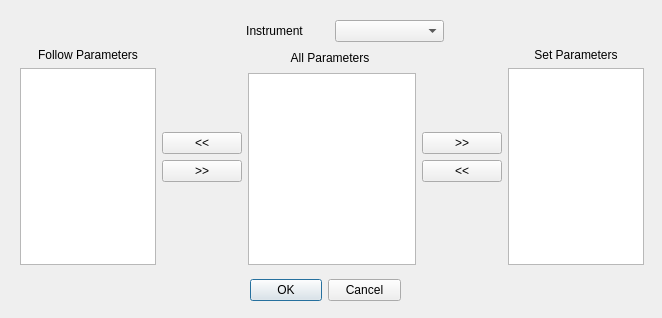
<?xml version="1.0" encoding="UTF-8"?>
<ui version="4.0">
 <class>editParameter</class>
 <widget class="QDialog" name="editParameter">
  <property name="geometry">
   <rect>
    <x>0</x>
    <y>0</y>
    <width>662</width>
    <height>318</height>
   </rect>
  </property>
  <property name="windowTitle">
   <string>Dialog</string>
  </property>
  <widget class="QDialogButtonBox" name="buttonBox">
   <property name="geometry">
    <rect>
     <x>250</x>
     <y>270</y>
     <width>151</width>
     <height>41</height>
    </rect>
   </property>
   <property name="orientation">
    <enum>Qt::Horizontal</enum>
   </property>
   <property name="standardButtons">
    <set>QDialogButtonBox::Cancel|QDialogButtonBox::Ok</set>
   </property>
  </widget>
  <widget class="QWidget" name="verticalLayoutWidget">
   <property name="geometry">
    <rect>
     <x>20</x>
     <y>20</y>
     <width>624</width>
     <height>245</height>
    </rect>
   </property>
   <layout class="QVBoxLayout" name="verticalLayout">
    <item>
     <layout class="QHBoxLayout" name="instrumentLayout">
      <item>
       <spacer name="horizontalSpacer">
        <property name="orientation">
         <enum>Qt::Horizontal</enum>
        </property>
        <property name="sizeType">
         <enum>QSizePolicy::Fixed</enum>
        </property>
        <property name="sizeHint" stdset="0">
         <size>
          <width>200</width>
          <height>20</height>
         </size>
        </property>
       </spacer>
      </item>
      <item>
       <widget class="QLabel" name="instrumentLabel">
        <property name="text">
         <string>Instrument</string>
        </property>
        <property name="alignment">
         <set>Qt::AlignCenter</set>
        </property>
       </widget>
      </item>
      <item>
       <widget class="QComboBox" name="instrumentBox"/>
      </item>
      <item>
       <spacer name="horizontalSpacer_2">
        <property name="orientation">
         <enum>Qt::Horizontal</enum>
        </property>
        <property name="sizeType">
         <enum>QSizePolicy::Fixed</enum>
        </property>
        <property name="sizeHint" stdset="0">
         <size>
          <width>200</width>
          <height>20</height>
         </size>
        </property>
       </spacer>
      </item>
     </layout>
    </item>
    <item>
     <layout class="QHBoxLayout" name="paramsLayout">
      <item>
       <layout class="QVBoxLayout" name="followParamsLayout">
        <item>
         <widget class="QLabel" name="followParamsLabel">
          <property name="text">
           <string>Follow Parameters</string>
          </property>
          <property name="alignment">
           <set>Qt::AlignCenter</set>
          </property>
         </widget>
        </item>
        <item>
         <widget class="QListWidget" name="followParamsWidget"/>
        </item>
       </layout>
      </item>
      <item>
       <layout class="QVBoxLayout" name="followButtonLayout">
        <property name="sizeConstraint">
         <enum>QLayout::SetDefaultConstraint</enum>
        </property>
        <item>
         <spacer name="topVerticalSpacer">
          <property name="orientation">
           <enum>Qt::Vertical</enum>
          </property>
          <property name="sizeHint" stdset="0">
           <size>
            <width>20</width>
            <height>40</height>
           </size>
          </property>
         </spacer>
        </item>
        <item>
         <widget class="QPushButton" name="addFollowButton">
          <property name="sizePolicy">
           <sizepolicy hsizetype="MinimumExpanding" vsizetype="Fixed">
            <horstretch>0</horstretch>
            <verstretch>0</verstretch>
           </sizepolicy>
          </property>
          <property name="text">
           <string>&lt;&lt;</string>
          </property>
         </widget>
        </item>
        <item>
         <widget class="QPushButton" name="delFollowButton">
          <property name="text">
           <string>&gt;&gt;</string>
          </property>
         </widget>
        </item>
        <item>
         <spacer name="verticalSpacer_2">
          <property name="orientation">
           <enum>Qt::Vertical</enum>
          </property>
          <property name="sizeHint" stdset="0">
           <size>
            <width>20</width>
            <height>40</height>
           </size>
          </property>
         </spacer>
        </item>
       </layout>
      </item>
      <item>
       <layout class="QVBoxLayout" name="allParamsLayout">
        <item>
         <widget class="QLabel" name="allParamsLabel">
          <property name="text">
           <string>             All Parameters              </string>
          </property>
          <property name="alignment">
           <set>Qt::AlignCenter</set>
          </property>
         </widget>
        </item>
        <item>
         <widget class="QListWidget" name="allParamsWidget">
          <property name="sizePolicy">
           <sizepolicy hsizetype="Preferred" vsizetype="Fixed">
            <horstretch>0</horstretch>
            <verstretch>0</verstretch>
           </sizepolicy>
          </property>
         </widget>
        </item>
       </layout>
      </item>
      <item>
       <layout class="QVBoxLayout" name="setButtonLayout">
        <item>
         <spacer name="verticalSpacer_3">
          <property name="orientation">
           <enum>Qt::Vertical</enum>
          </property>
          <property name="sizeHint" stdset="0">
           <size>
            <width>20</width>
            <height>40</height>
           </size>
          </property>
         </spacer>
        </item>
        <item>
         <widget class="QPushButton" name="addSetButton">
          <property name="text">
           <string>&gt;&gt;</string>
          </property>
         </widget>
        </item>
        <item>
         <widget class="QPushButton" name="delSetButton">
          <property name="text">
           <string>&lt;&lt;</string>
          </property>
         </widget>
        </item>
        <item>
         <spacer name="verticalSpacer">
          <property name="orientation">
           <enum>Qt::Vertical</enum>
          </property>
          <property name="sizeHint" stdset="0">
           <size>
            <width>20</width>
            <height>40</height>
           </size>
          </property>
         </spacer>
        </item>
       </layout>
      </item>
      <item>
       <layout class="QVBoxLayout" name="setParamLayout">
        <item>
         <widget class="QLabel" name="setParamsLabel">
          <property name="text">
           <string>Set Parameters</string>
          </property>
          <property name="alignment">
           <set>Qt::AlignCenter</set>
          </property>
         </widget>
        </item>
        <item>
         <widget class="QListWidget" name="setParamsWidget"/>
        </item>
       </layout>
      </item>
     </layout>
    </item>
   </layout>
  </widget>
 </widget>
 <resources/>
 <connections>
  <connection>
   <sender>buttonBox</sender>
   <signal>accepted()</signal>
   <receiver>editParameter</receiver>
   <slot>accept()</slot>
   <hints>
    <hint type="sourcelabel">
     <x>248</x>
     <y>254</y>
    </hint>
    <hint type="destinationlabel">
     <x>157</x>
     <y>274</y>
    </hint>
   </hints>
  </connection>
  <connection>
   <sender>buttonBox</sender>
   <signal>rejected()</signal>
   <receiver>editParameter</receiver>
   <slot>reject()</slot>
   <hints>
    <hint type="sourcelabel">
     <x>316</x>
     <y>260</y>
    </hint>
    <hint type="destinationlabel">
     <x>286</x>
     <y>274</y>
    </hint>
   </hints>
  </connection>
 </connections>
</ui>
